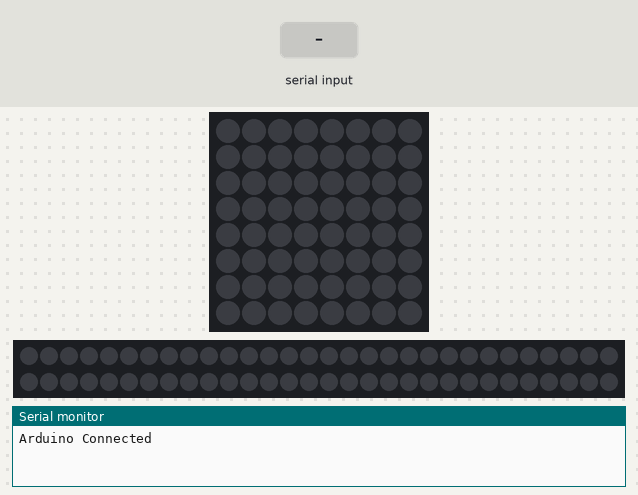
A program run on a simulated Arduino Uno, built with avr-gcc and run on an emulated ATmega328P. Shown: 8×8 RGB LED matrix (first LED top left, wired row by row), 60 RGB LEDs in strip order, left to right, continuing on the next row, the last lines printed to the serial monitor. Inputs (shaded band) come from the test bench. Dim RGB values are drawn brighter than linear; random numbers use the default seed unless the program sets one.

Above: at 1.2 s.
1.3 s: "2" received over Serial
At 1.47 s:
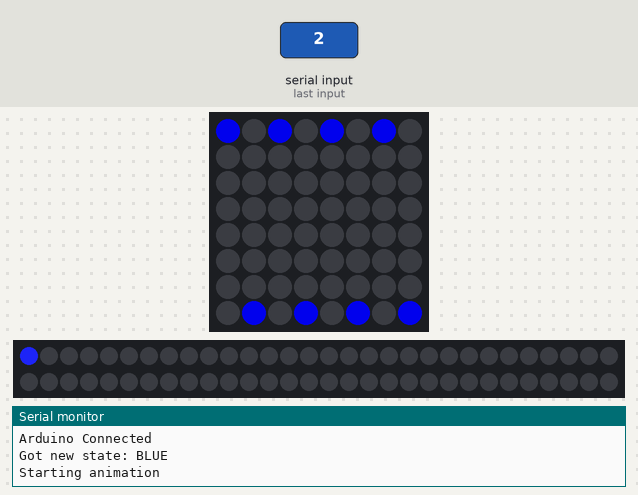
3.7 s: byte 51 (0x33) received over Serial
At 5.5 s:
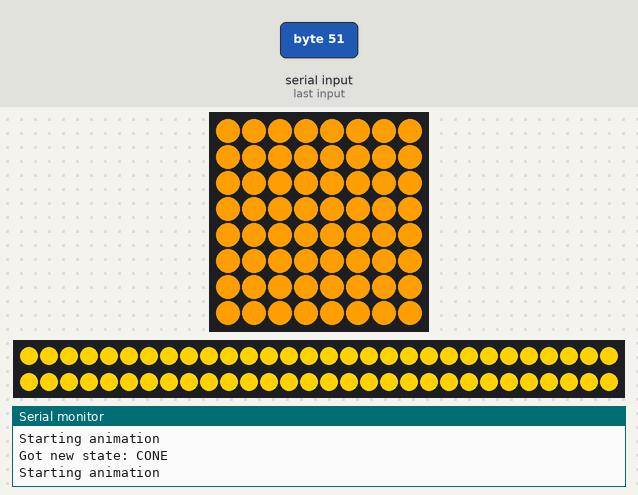
6.3 s: byte 52 (0x34) received over Serial
At 7.6 s:
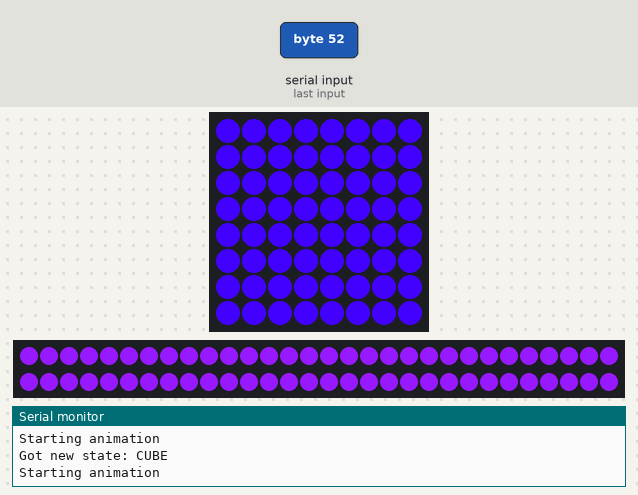
8.2 s: byte 53 (0x35) received over Serial
At 9.7 s:
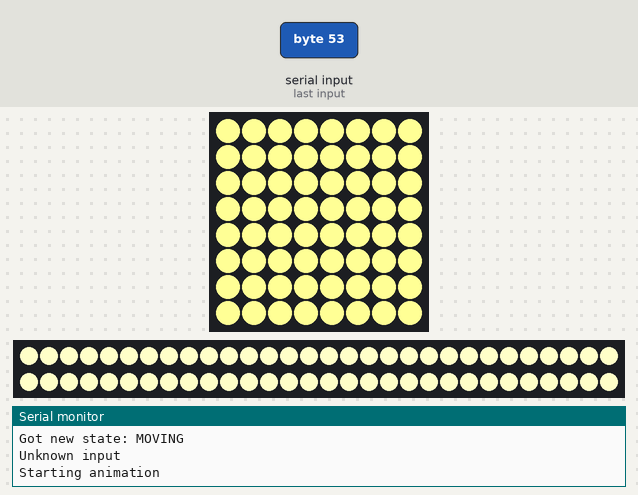
10.3 s: "1" received over Serial
At 11.37 s:
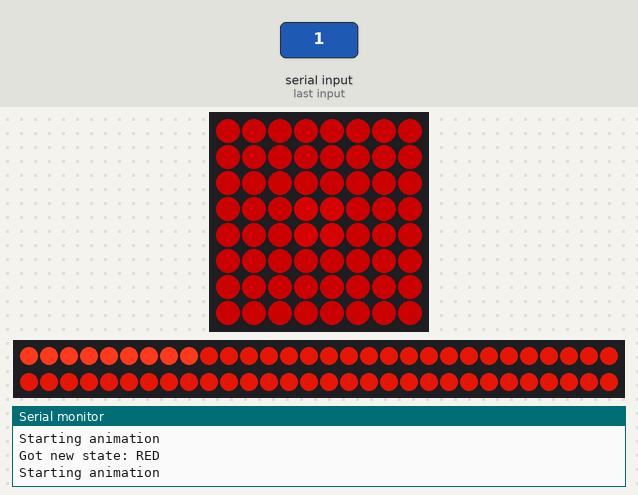
12.7 s: "0" received over Serial
At 15.57 s:
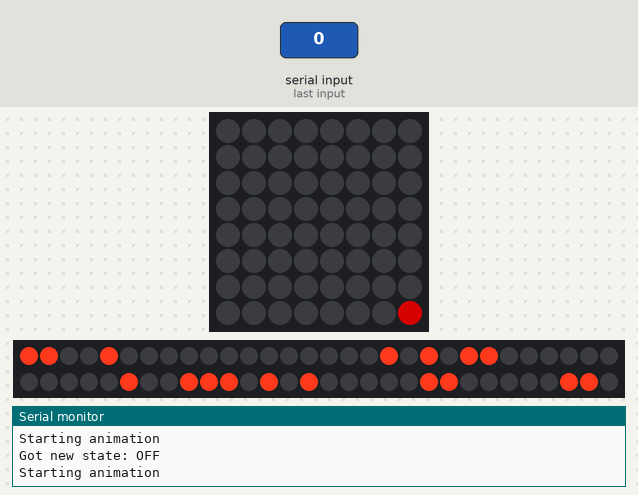

Measured:
- after the input at 1.3 s, the LEDs: change at once (image 1)
- after the input at 6.3 s, the LEDs: first change at once (image 3 shows a later state)
- after the input at 8.2 s, the LEDs: first change at once (image 4 shows a later state)
- after the input at 10.3 s, the LEDs: first change at once (image 5 shows a later state)

The program:

main.cpp
```cpp
#include <Arduino.h>
#include <Adafruit_NeoMatrix.h>
#include <Adafruit_NeoPixel.h>

//TODO refactor to create animation interface
class AnimationController {
private:
    unsigned int _currentFrame = 0;
    unsigned long _lastFrameTime = 0;
public:
    unsigned int frameDuration;
    unsigned int frameCount;
    unsigned int currentFrame() const { return _currentFrame; }
    bool isDone() const { return _currentFrame >= frameCount; }
    unsigned int duration() const { return frameDuration*frameCount; }
    bool shouldRender() const { return !isDone() && millis() - _lastFrameTime >= frameDuration; }
    void setRenderComplete() {
        _lastFrameTime = millis();
        _currentFrame++;
    }
    void reset() {
        _currentFrame = 0;
        _lastFrameTime = 0;
    }
    AnimationController(unsigned int frameDuration, unsigned int frameCount) {
        this->frameDuration = frameDuration;
        this->frameCount = frameCount;
    }
    void setTimings(unsigned int newFrameDuration, unsigned int newFrameCount) {
        this->frameDuration = newFrameDuration;
        this->frameCount = newFrameCount;
    }
};

struct RGBColor {
    unsigned char red;
    unsigned char green;
    unsigned char blue;
    uint16_t to565() const {
        return ((uint16_t)(red & 0xF8) << 8) | ((uint16_t)(green & 0xFC) << 3) | (blue >> 3);
    }
};
RGBColor operator* (const RGBColor lhs, const float rhs)  {
    return RGBColor{
            (unsigned char) (lhs.red*rhs),
            (unsigned char) (lhs.green*rhs),
            (unsigned char) (lhs.blue*rhs)
    };
}
RGBColor operator* (const float lhs, const RGBColor rhs)  {
    return RGBColor{
            (unsigned char) (rhs.red*lhs),
            (unsigned char) (rhs.green*lhs),
            (unsigned char) (rhs.blue*lhs)
    };
}

// Which pin on the Arduino is connected to the NeoPixels?

Adafruit_NeoMatrix matrix = Adafruit_NeoMatrix(8, 8, 2,
    NEO_MATRIX_TOP + NEO_MATRIX_RIGHT +
    NEO_MATRIX_COLUMNS + NEO_MATRIX_PROGRESSIVE,
    NEO_GRB + NEO_KHZ800);

#define STRIP_LENGTH 60

Adafruit_NeoPixel strip = Adafruit_NeoPixel(STRIP_LENGTH, 3, NEO_GRB + NEO_KHZ800);

void setup() {
    matrix.begin();
    matrix.setTextWrap(false);
    matrix.setBrightness(255);
    matrix.setTextColor(matrix.Color(255, 255, 255));

    matrix.clear();
    matrix.show();

    strip.begin();
    strip.setBrightness(255);

    strip.clear();
    strip.show();

    Serial.begin(9600);
    Serial.println("Arduino Connected");
}

AnimationController matrixController = AnimationController(0, 0);
AnimationController stripController = AnimationController(0, 0);

void circleTransition(RGBColor color) {
    matrixController.setTimings(40, 11);
    if (matrixController.shouldRender()) {
        matrix.fillCircle(0, 0, matrixController.currentFrame(), color.to565());
        matrix.show();
        matrixController.setRenderComplete();
    }
}
void snakeTransition(RGBColor color) {
    matrixController.setTimings(10, 64);
    if (matrixController.shouldRender()) {
        uint16_t color565 = color.to565();
        int x = 3;
        int y = 3;
        int counter = 0;
        int size = 1;
        int direction = 0;
        matrix.drawPixel(x, y, color565);
        matrix.show();
        for (unsigned int i=0; i < matrixController.currentFrame(); i++) {
            if (direction == 0) {
                x++;
                counter++;
                if (counter >= size) {
                    direction++;
                    counter = 0;
                }
            } else if (direction == 1) {
                y++;
                counter++;
                if (counter >= size) {
                    direction++;
                    counter = 0;
                    size++;
                }
            } else if (direction == 2) {
                x--;
                counter++;
                if (counter >= size) {
                    direction++;
                    counter = 0;
                }
            } else if (direction == 3) {
                y--;
                counter++;
                if (counter >= size) {
                    direction = 0;
                    counter = 0;
                    size++;
                }
            }
            matrix.drawPixel(x, y, color565);
        }
        matrix.show();
        matrixController.setRenderComplete();
    }
}

void triangleTransition(RGBColor color) {
    matrixController.setTimings(100, 4);
    if (matrixController.shouldRender()) {
        int i = matrixController.currentFrame();
        uint16_t color565 = color.to565();

        matrix.drawLine(3, i, 3-i, 0, color565);
        matrix.drawLine(4, i, 4+i, 0, color565);

        matrix.drawLine(i, 3, 0, 3-i, color565);
        matrix.drawLine(i, 4, 0, 4+i, color565);

        matrix.drawLine(3, 7-i, 3-i, 7, color565);
        matrix.drawLine(4, 7-i, 4+i, 7, color565);

        matrix.drawLine(7-i, 3, 7, 3-i, color565);
        matrix.drawLine(7-i, 4, 7, 4+i, color565);

        matrix.show();
        matrixController.setRenderComplete();
    }
}

void interlaceTransition(RGBColor color) {
    matrixController.setTimings(30, 8);
    if (matrixController.shouldRender()) {
        int i = matrixController.currentFrame();

        for (int j=0; j<8; j++) {
            int y = (j%2==0) ? i : 7-i;
            matrix.drawPixel(j, y, color.to565());
        }

        matrix.show();
        matrixController.setRenderComplete();
    }
}

bool matrixDone[8][8];
void matrixSparkleTransition(RGBColor color) {
    matrixController.setTimings(8, 64);
    if (matrixController.shouldRender()) {
        int i = matrixController.currentFrame();
        if (i == 0) {
            for (auto &j : matrixDone) {
                for (bool &k : j) {
                    k = false;
                }
            }
        }
        int value = random(64-i);
        for (int j=0; j<8; j++) {
            for (int k=0; k<8; k++) {
                if (!matrixDone[j][k]) {
                    if (value == 0) {
                        matrixDone[j][k] = true;
                        matrix.drawPixel(j, k, color.to565());
                    }
                    value--;
                }
            }
        }
        matrix.show();
        matrixController.setRenderComplete();
    }
}

bool stripDone[STRIP_LENGTH];
void stripSparkleTransition(RGBColor color) {
    stripController.setTimings(8, 60);
    if (stripController.shouldRender()) {
        unsigned int i = stripController.currentFrame();
        if (i==0) {
            for (auto &j : stripDone) {
                j = false;
            }
        }
        int value = random(STRIP_LENGTH-i);
        for (int j=0; j<STRIP_LENGTH; j++) {
            if (!stripDone[j]) {
                if (value == 0) {
                    stripDone[j] = true;
                    strip.setPixelColor(j, color.red, color.green, color.blue);
                }
                value--;
            }
        }
        strip.show();
        stripController.setRenderComplete();
    }
}

void stripFillTransition(RGBColor color) {
    stripController.setTimings(8, 60);
    if (stripController.shouldRender()) {
        unsigned int i = stripController.currentFrame();
        strip.setPixelColor(i, color.red, color.green, color.blue);
        strip.show();
        stripController.setRenderComplete();
    }
}

void fadeTransition(RGBColor color) {
    matrixController.setTimings(10, 25);
    float progress = (float) matrixController.currentFrame() / matrixController.frameCount;
    matrix.fillScreen((progress * color).to565());
    matrix.show();
}

void blockTransition(unsigned long duration) {
    matrixController.setTimings(duration, 1);
    if (matrixController.shouldRender()) {
        matrixController.setRenderComplete();
    }
}

int matrixTransition = 0;
RGBColor matrixColor = RGBColor{};
void matrixRandomTransition(RGBColor newColor) {
    if (matrixController.shouldRender()) {
        if (matrixController.currentFrame() == 0) {
            matrixTransition = (int) random(5);
            matrixColor = newColor;
        }
    }

    if (matrixTransition == 0) {
        circleTransition(matrixColor);
    } else if (matrixTransition == 1) {
        snakeTransition(matrixColor);
    } else if (matrixTransition == 2) {
        triangleTransition(matrixColor);
    } else if (matrixTransition == 3) {
        interlaceTransition(matrixColor);
    } else if (matrixTransition == 4) {
        matrixSparkleTransition(matrixColor);
    }
}

int stripTransition = 0;
RGBColor stripColor = RGBColor{};
void stripRandomTransition(RGBColor newColor) {
    if (stripController.shouldRender()) {
        if (stripController.currentFrame() == 0) {
            stripTransition = (int) random(2);
            stripColor = newColor;
        }
    }

    if (stripTransition == 0) {
        stripSparkleTransition(stripColor);
    } else if (stripTransition == 1) {
        stripFillTransition(stripColor);
    }
}

enum class MatrixState {
    OFF,
    RED,
    BLUE,
    CONE,
    CUBE,
    MOVING
};

enum class BlinkState {
    TRANSITION,
    ON,
    FADE_OFF,
    OFF,
    FADE_ON
};

MatrixState state = MatrixState::OFF;
MatrixState newState = state;

BlinkState blinkState = BlinkState::TRANSITION;

RGBColor coneColor = RGBColor{255, 210, 0};
RGBColor cubeColor = RGBColor{150, 25, 255};
RGBColor movingColor = RGBColor{255, 255, 200};

void loop() {
    if (Serial.available() > 0) {
        switch (Serial.read()) {
            case 0x30:
                newState = MatrixState::OFF;
                Serial.println("Got new state: OFF");
                break;
            case 0x31:
                newState = MatrixState::RED;
                Serial.println("Got new state: RED");
                break;
            case 0x32:
                newState = MatrixState::BLUE;
                Serial.println("Got new state: BLUE");
                break;
            case 0x33:
                newState = MatrixState::CONE;
                Serial.println("Got new state: CONE");
                break;
            case 0x34:
                newState = MatrixState::CUBE;
                Serial.println("Got new state: CUBE");
                break;
            case 0x35:
                newState = MatrixState::MOVING;
                Serial.println("Got new state: MOVING");
            default:
                Serial.println("Unknown input");
                break;
        }
    }

    if (matrixController.isDone() && stripController.isDone() && state != newState) {
        Serial.println("Starting animation");
        matrixController.reset();
        stripController.reset();
        state = newState;
    }

    if (state == MatrixState::OFF) {
        stripRandomTransition(RGBColor{0, 0, 0});
        matrixRandomTransition(RGBColor{0, 0, 0});
    } else if (state == MatrixState::RED) {
        if (matrixController.isDone() && state == newState) {
            matrixController.reset();
        }
        if (stripController.isDone() && state == newState) {
            stripController.reset();
        }
        RGBColor redColor = RGBColor{
                (unsigned char) random(150, 255),
                (unsigned char) random(100),
                (unsigned char) random(50)
        };
        stripRandomTransition(redColor);
        matrixRandomTransition(redColor);
    } else if (state == MatrixState::BLUE) {
        if (matrixController.isDone() && state == newState) {
            matrixController.reset();
        }
        if (stripController.isDone() && state == newState) {
            stripController.reset();
        }
        RGBColor blueColor = RGBColor{
                (unsigned char) random(50),
                (unsigned char) random(125),
                (unsigned char) random(100, 255)
        };
        stripRandomTransition(blueColor);
        matrixRandomTransition(blueColor);
    } else if (state == MatrixState::CONE) {
        stripRandomTransition(coneColor);
        matrixRandomTransition(coneColor);
//        delay(400);
//        matrix.clear();
//        matrix.show();
//        delay(100);
//        matrix.fillScreen(coneColor);
//        matrix.show();
    } else if (state == MatrixState::CUBE) {
        stripRandomTransition(cubeColor);
        matrixRandomTransition(cubeColor);
//        delay(400);
//        matrix.clear();
//        matrix.show();
//        delay(100);
//        matrix.fillScreen(cubeColor);
//        matrix.show();
    } else if (state == MatrixState::MOVING) {
        stripRandomTransition(movingColor);
        matrixRandomTransition(movingColor);
    }
}
```
